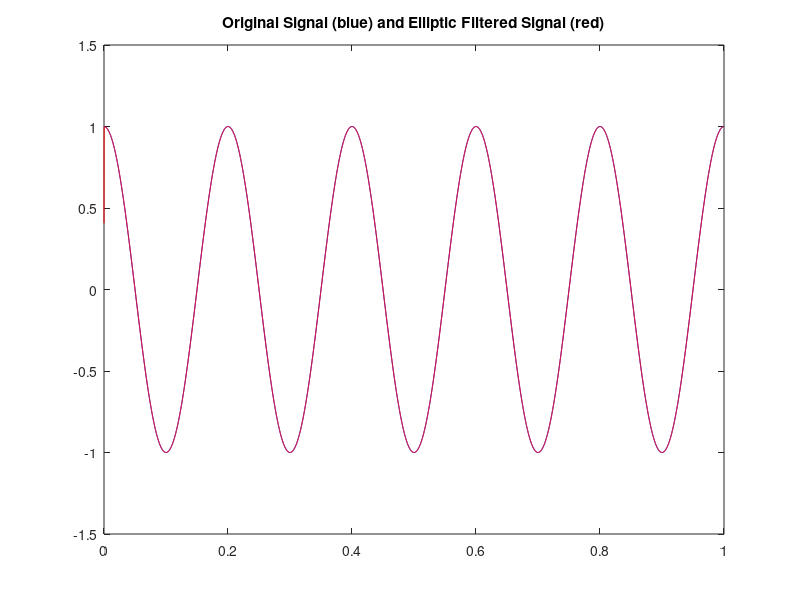

The MATLAB script that drew this image: (Note: this script raises an error after producing the figure.)
% Jeff Arata
% 1/2/18
%
% This script looks at the effects of filter order on the phase, group
% delay/time delay, and phase delay of a signal, using an Elliptic lowpass
% filter.


% Notes on IIR filters:
%
% phase response = angle(H); H is complex frequency response
% group delay in samples = -d(phase)/d(w); w is angular frequency
% group delay in words: negative derivative of phase shift
% phase delay = -phase ./ w = -phase ./ (2*pi*f)
% phase delay in words: negative phase shift divided by angular frequency

clear;
clc;


%% Simulation of the effects of the Elliptic Lowpass Filter. 

% Here we look at the effects of filtering a signal with a successively
% increasing filter order. We'll plot the original signal and the filtered
% signal on the same plot. We'll choose a lowpass filter with a cutoff
% frequency above those in the signal so that we can see the effects on the
% waveform.

fs = 10000;             % picking a sampling frequency
f = 5;                  % pick a frequency for our signal

t = 0:1/fs:1-1/fs;      % plot over a 1 second interval
x = cos( 2*pi*f*t );    % our signal

IIR_max_order = 6;
cutoff = (fs/4);                 % choose filter cutoff frequency <= fs/2
N = 2048;                        % number of data points wanted
cutoff_idx = round((cutoff/(fs/2))*N + 1);

idx_check = round(linspace(1,cutoff_idx,10));
delay_check_matrix = zeros(IIR_max_order,length(idx_check));
phase_check_matrix = zeros(IIR_max_order,length(idx_check));


%% Elliptic Filters

Rp = 5;          % passband ripple in dB
Rs = 20;         % number of decibels down the stopband ripple is

for ii = 1:IIR_max_order
    
    [b,a] = ellip(ii, Rp, Rs, cutoff/(fs/2) );  % Filter coefficients
    y = filter(b,a,x);                          % signal output
    % 1) Signal and filtered output
    figure(1)
    plot(t,x,'b', t,y,'r')              % plot input and output of filter
    axis([0 t(end)+1/fs -1.5 1.5])
    title('Original Signal (blue) and Elliptic Filtered Signal (red)')    
    
    % 2) Frequency Response of filter
    figure(2)
    [H,W] = freq_response(b, a, N, fs); % W is true frequency, Hz
    subplot(2,1,1)
    title(['Frequency Response Elliptic Order: ', num2str(ii)])
    subplot(2,1,2)
    axis([0 fs/2 -3 0])
    
    % Returns group delay in samples and W in Hz
    [D, D_W] = group_delay(b, a, N, fs);
    D = D/fs;  % Group delay in seconds
    % Phase response of the filter
    phase = angle(H);
    phase = unwrap(phase);                  
    
    % 3.1) Group Delay in Seconds
    figure(3)
    subplot(3,1,1)
    plot(D_W, D)
    ylabel('Group Delay, sec')
    title(['Group Delay vs. Frequency - Elliptic Order: ', num2str(ii)])
    axis([0 fs/2 0 0.12])
    
    % 3.2) Group Delay in Samples
    sample_delay = D / (1/fs);  % Number of samples delayed per freq.
    figure(3)
    subplot(3,1,2)
    plot(D_W, sample_delay)
    ylabel('# of Samples Delay')
    title(['Samples Delayed vs. Frequency - Elliptic Order: ', num2str(ii)])
    axis([0 fs/2 0 1200])
    
    % 3.3) Phase Delay in Seconds
    phase_delay = -phase ./ (W*2*pi);   % time delay of phase
    figure(3)                           % multiply by 2*pi for angular frequency
    subplot(3,1,3)
    plot(W, phase_delay)
    xlabel('Frequency, Hz')
    ylabel('Phase Delay, sec')
    title(['Phase Delay vs. Frequency - Elliptic Order: ', num2str(ii)])
    axis([0 fs/2 0 0.0006])
        
    % For plotting the delay of a few frequencies vs. filter order
    delay_check_matrix(ii,:) = D(idx_check);
    % For plotting the phase shift of a few frequencies vs. filter order
    phase_check_matrix(ii,:) = phase(idx_check);
    
end

% 4.1) Plot delay of certain frequencies vs filter order
figure(4)
subplot(2,1,1)
plot(delay_check_matrix)
title(['Delay in Secs vs. Elliptic Order of ', num2str(length(idx_check)), ' Different Frequencies'])
xlabel('Filter Order')
ylabel('Delay in Seconds')
freq_legend = W(idx_check);
legend(num2str(freq_legend', '%5.0f\n'), 'Location', 'NorthWest')
legend BOXOFF

% 4.2) Plot the change in delay of certain frequencies vs filter order
diff_delay_check_matrix = diff(delay_check_matrix);
figure(4)
subplot(2,1,2)
plot(diff_delay_check_matrix)
title(['Diff of Delay in Secs at ', num2str(length(idx_check)), ' Frequencies vs. Elliptic Order'])
xlabel('Filter Order')
ylabel('Difference of Delay in Seconds')

% Note on Group Delay:
%
% From these plots, we see that the difference in group delay time for
% frequencies in the passband osscillates around 0 with increasing filter
% order (upon zooming in). But in context, the difference is roughly
% constant for those frequencies. In general, the group delay increases
% with filter order, although there may be some local decreases. For the
% cutoff frequency, the difference in delay increases and so does the group
% delay itself. Much more than the frequencies in the passband.

% 5.1) Plot the phase shift vs filter order of certain frequencies
figure(5)
subplot(2,1,1)
plot(phase_check_matrix/pi)
title(['Phase Shift (pi radians) vs. Elliptic Order of ', num2str(length(idx_check)), ' Different Frequencies'])
xlabel('Filter Order')
ylabel('Phase Shift (pi radians)')
freq_legend = W(idx_check);
legend(num2str(freq_legend', '%5.0f\n'), 'Location', 'NorthWest')
legend BOXOFF

% 5.2) Plot the change in phase shift of certain frequencies vs filter order
diff_phase_check_matrix = diff(phase_check_matrix);
figure(5)
subplot(2,1,2)
plot(diff_phase_check_matrix/pi)
title(['Diff of Phase Shift (pi radians) at ', num2str(length(idx_check)), ' Frequencies vs. Elliptic Order'])
xlabel('Filter Order')
ylabel('Difference of Phase Shift (pi radians)')

% Note on Phase Shift:
%
% For frequencies in the passband, the differenc in phase shift with
% increasing filter order seems to oscillate around 0. For frequcny bin 0,
% the difference stays constant at 0. The phase shift itself at frequency 0 
% is 0 with increasing filter order. For small enough frequencies in the
% passband, while the phase shift is delayed, it backtracks towards 0 with
% even filter orders.

% Notes on the Cutoff Frequency:
%
% At the cutoff frequency, the difference in phase shift becomes
% increasingly negative with filter order, but is mostly flat, ranging from
% 2pi/5 radians and moving towards pi/2 radians!
